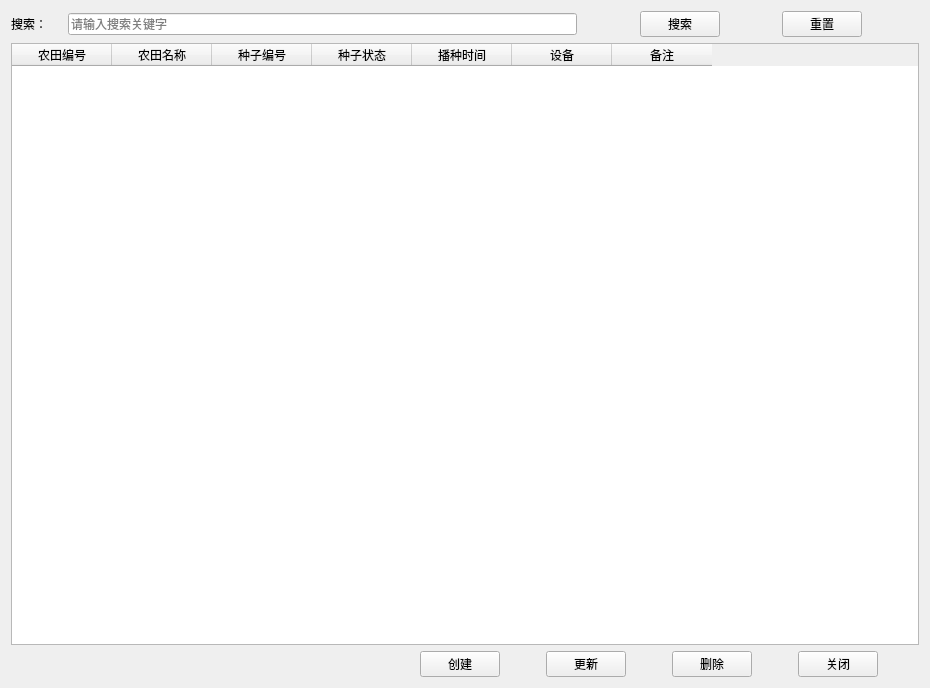
<?xml version="1.0" encoding="UTF-8"?>
<ui version="4.0">
 <class>CDlgAgroTaskManage</class>
 <widget class="QWidget" name="CDlgAgroTaskManage">
  <property name="geometry">
   <rect>
    <x>0</x>
    <y>0</y>
    <width>930</width>
    <height>688</height>
   </rect>
  </property>
  <property name="windowTitle">
   <string>Form</string>
  </property>
  <layout class="QVBoxLayout" name="verticalLayout">
   <item>
    <layout class="QHBoxLayout" name="horizontalLayout_2" stretch="10,1,4,1,4,1">
     <item>
      <layout class="QHBoxLayout" name="horizontalLayout" stretch="1,10">
       <item>
        <widget class="QLabel" name="label">
         <property name="text">
          <string>搜索：</string>
         </property>
        </widget>
       </item>
       <item>
        <widget class="QLineEdit" name="lineEdit">
         <property name="placeholderText">
          <string>请输入搜索关键字</string>
         </property>
        </widget>
       </item>
      </layout>
     </item>
     <item>
      <spacer name="horizontalSpacer_2">
       <property name="orientation">
        <enum>Qt::Horizontal</enum>
       </property>
       <property name="sizeHint" stdset="0">
        <size>
         <width>40</width>
         <height>20</height>
        </size>
       </property>
      </spacer>
     </item>
     <item>
      <widget class="QPushButton" name="pushButton">
       <property name="minimumSize">
        <size>
         <width>60</width>
         <height>0</height>
        </size>
       </property>
       <property name="maximumSize">
        <size>
         <width>80</width>
         <height>16777215</height>
        </size>
       </property>
       <property name="text">
        <string>搜索</string>
       </property>
      </widget>
     </item>
     <item>
      <spacer name="horizontalSpacer_3">
       <property name="orientation">
        <enum>Qt::Horizontal</enum>
       </property>
       <property name="sizeHint" stdset="0">
        <size>
         <width>40</width>
         <height>20</height>
        </size>
       </property>
      </spacer>
     </item>
     <item>
      <widget class="QPushButton" name="pushButton_2">
       <property name="minimumSize">
        <size>
         <width>60</width>
         <height>0</height>
        </size>
       </property>
       <property name="maximumSize">
        <size>
         <width>80</width>
         <height>16777215</height>
        </size>
       </property>
       <property name="text">
        <string>重置</string>
       </property>
      </widget>
     </item>
     <item>
      <spacer name="horizontalSpacer_4">
       <property name="orientation">
        <enum>Qt::Horizontal</enum>
       </property>
       <property name="sizeHint" stdset="0">
        <size>
         <width>40</width>
         <height>20</height>
        </size>
       </property>
      </spacer>
     </item>
    </layout>
   </item>
   <item>
    <widget class="QTableWidget" name="tableWidget">
     <attribute name="verticalHeaderVisible">
      <bool>false</bool>
     </attribute>
     <column>
      <property name="text">
       <string>农田编号</string>
      </property>
     </column>
     <column>
      <property name="text">
       <string>农田名称</string>
      </property>
     </column>
     <column>
      <property name="text">
       <string>种子编号</string>
      </property>
     </column>
     <column>
      <property name="text">
       <string>种子状态</string>
      </property>
     </column>
     <column>
      <property name="text">
       <string>播种时间</string>
      </property>
     </column>
     <column>
      <property name="text">
       <string>设备</string>
      </property>
     </column>
     <column>
      <property name="text">
       <string>备注</string>
      </property>
     </column>
    </widget>
   </item>
   <item>
    <layout class="QHBoxLayout" name="horizontalLayout_3" stretch="10,0,0,0,0,0,0,1,1">
     <item>
      <spacer name="horizontalSpacer">
       <property name="orientation">
        <enum>Qt::Horizontal</enum>
       </property>
       <property name="sizeHint" stdset="0">
        <size>
         <width>40</width>
         <height>20</height>
        </size>
       </property>
      </spacer>
     </item>
     <item>
      <widget class="QPushButton" name="pushButton_4">
       <property name="minimumSize">
        <size>
         <width>80</width>
         <height>0</height>
        </size>
       </property>
       <property name="text">
        <string>创建</string>
       </property>
      </widget>
     </item>
     <item>
      <spacer name="horizontalSpacer_6">
       <property name="orientation">
        <enum>Qt::Horizontal</enum>
       </property>
       <property name="sizeHint" stdset="0">
        <size>
         <width>40</width>
         <height>20</height>
        </size>
       </property>
      </spacer>
     </item>
     <item>
      <widget class="QPushButton" name="pushButton_5">
       <property name="minimumSize">
        <size>
         <width>80</width>
         <height>0</height>
        </size>
       </property>
       <property name="text">
        <string>更新</string>
       </property>
      </widget>
     </item>
     <item>
      <spacer name="horizontalSpacer_7">
       <property name="orientation">
        <enum>Qt::Horizontal</enum>
       </property>
       <property name="sizeHint" stdset="0">
        <size>
         <width>40</width>
         <height>20</height>
        </size>
       </property>
      </spacer>
     </item>
     <item>
      <widget class="QPushButton" name="pushButton_6">
       <property name="minimumSize">
        <size>
         <width>80</width>
         <height>0</height>
        </size>
       </property>
       <property name="text">
        <string>删除</string>
       </property>
      </widget>
     </item>
     <item>
      <spacer name="horizontalSpacer_8">
       <property name="orientation">
        <enum>Qt::Horizontal</enum>
       </property>
       <property name="sizeHint" stdset="0">
        <size>
         <width>40</width>
         <height>20</height>
        </size>
       </property>
      </spacer>
     </item>
     <item>
      <widget class="QPushButton" name="pushButton_3">
       <property name="minimumSize">
        <size>
         <width>80</width>
         <height>0</height>
        </size>
       </property>
       <property name="maximumSize">
        <size>
         <width>80</width>
         <height>16777215</height>
        </size>
       </property>
       <property name="text">
        <string>关闭</string>
       </property>
      </widget>
     </item>
     <item>
      <spacer name="horizontalSpacer_5">
       <property name="orientation">
        <enum>Qt::Horizontal</enum>
       </property>
       <property name="sizeHint" stdset="0">
        <size>
         <width>40</width>
         <height>20</height>
        </size>
       </property>
      </spacer>
     </item>
    </layout>
   </item>
  </layout>
 </widget>
 <resources/>
 <connections/>
</ui>
